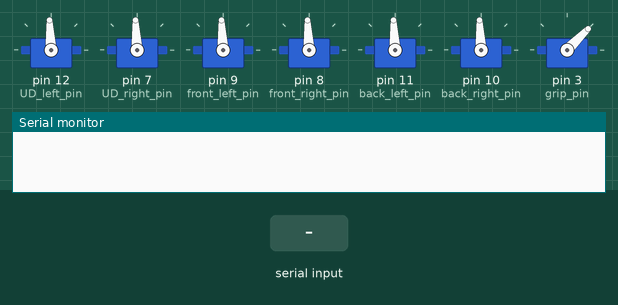
Simulated run of this sketch. Board: Arduino Uno, built with avr-gcc and run on an emulated ATmega328P. Parts: 7 × servo, the last lines printed to the serial monitor. The inputs (shaded band) are chosen by the test bench.

Above: at 1.2 s.
1.3 s: "90,45,200\n" received over Serial
At 1.45 s:
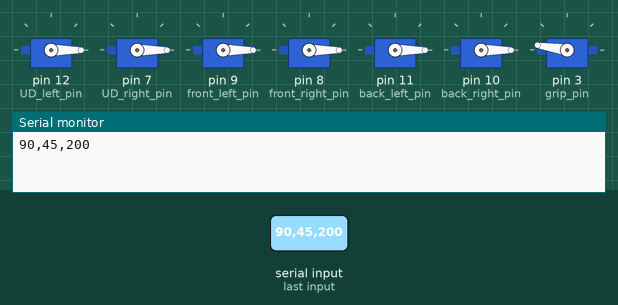
At 4.2 s:
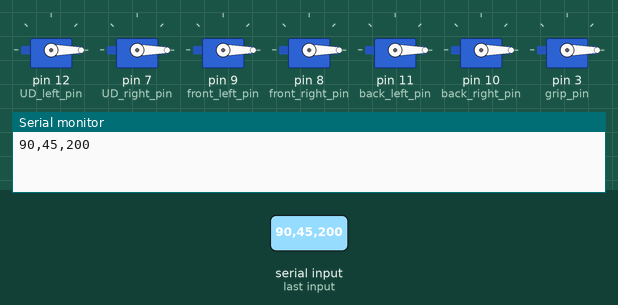
4.3 s: "90,45\n" received over Serial
5.8 s: "90,45,200,10\n" received over Serial
Timing chart, 0 to 8.8 s (numbered marks = the images above; inputs shaded):
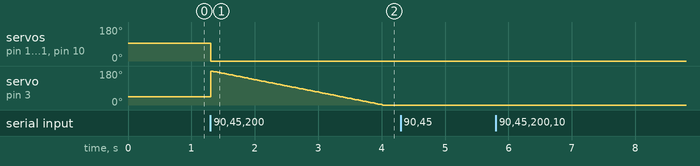

Measured:
- after the input at 1.3 s, servo on pin 12 (UD_left_pin), servo on pin 7 (UD_right_pin), servo on pin 9 (front_left_pin), servo on pin 8 (front_right_pin), servo on pin 11 (back_left_pin), servo on pin 10 (back_right_pin): 93° → 0° at once

The sketch:

ard_control.ino
```cpp
#include <Servo.h>

// initialzing servo objects for each motor
Servo UD_left;
Servo UD_right;
Servo front_left;
Servo front_right;
Servo back_left;
Servo back_right;

Servo grip;

// assigning a pin value to each motor
int grip_pin = 3;
int UD_left_pin = 12;
int UD_right_pin = 7;
int front_right_pin = 8;
int front_left_pin = 9;
int back_right_pin = 10;
int back_left_pin = 11;

// setting the default value of the motors to be in the off position
int DEFAULT_OFF = 1500;

int motor1 = DEFAULT_OFF;
int motor2 = DEFAULT_OFF;
int motor3 = DEFAULT_OFF;
int motor4 = DEFAULT_OFF;
int motor5 = DEFAULT_OFF;
int motor6 = DEFAULT_OFF;

int pos = 90;

String input;

void setup() {
  Serial.begin(115200);

  UD_left.attach(UD_left_pin);
  UD_right.attach(UD_right_pin);
  front_left.attach(front_left_pin);
  front_right.attach(front_right_pin);
  back_left.attach(back_left_pin);
  back_right.attach(back_right_pin);

  grip.attach(grip_pin);

  UD_left.writeMicroseconds(motor1);
  UD_right.writeMicroseconds(motor2);
  front_left.writeMicroseconds(motor3);
  front_right.writeMicroseconds(motor4);
  back_left.writeMicroseconds(motor5);
  back_right.writeMicroseconds(motor6);

  grip.write(45);


  Serial.setTimeout(1);
}

void loop() {
  while (!Serial.available());

  // reads in the input from the python code
  input = Serial.readString();
  Serial.print(input);

  // parses throught the string to get the respective integer values
  motor1 = input.substring(0, 4).toInt();
  motor2 = input.substring(5, 9).toInt();
  motor3 = input.substring(10, 14).toInt();
  motor4 = input.substring(15, 19).toInt();
  motor5 = input.substring(20, 24).toInt();
  motor6 = input.substring(25, 29).toInt();

  int grip_val = input.substring(30, 33).toInt();


  // writes the values to the motors
  UD_left.writeMicroseconds(motor1);
  UD_right.writeMicroseconds(motor2);
  front_left.writeMicroseconds(motor3);
  front_right.writeMicroseconds(motor4);
  back_left.writeMicroseconds(motor5);
  back_right.writeMicroseconds(motor6);

  if(grip_val == 180 && pos!=180){
    for (pos = 0; pos <= 180; pos += 1) {
      grip.write(pos);
      delay(15);
    }
    pos = 180;
  }else if(grip_val == 0 && pos!=0){
    for (pos = 180; pos >= 0; pos -= 1) {
      grip.write(pos);
      delay(15);
    }
    pos =0;
  }


}
```
